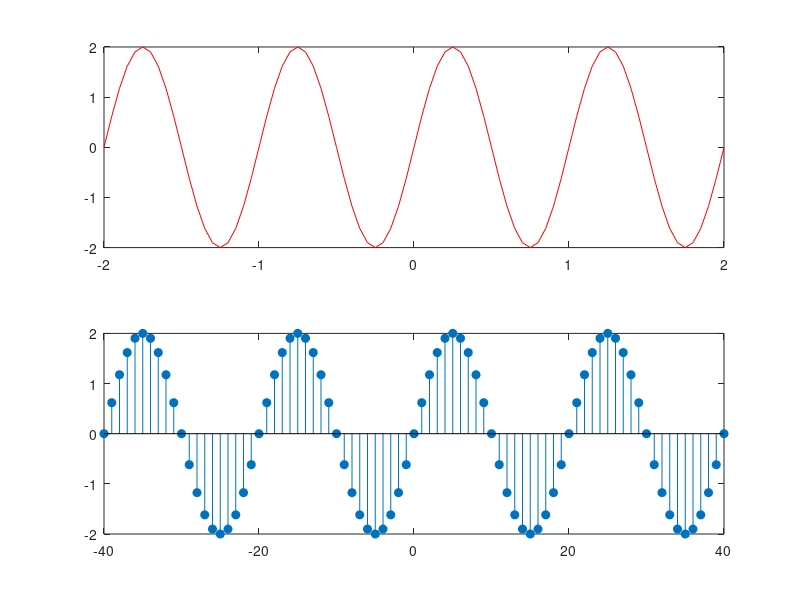

This chart was generated by the following MATLAB code:
%Script: sinais_continuos_discretos.m
close all;
clear all;
clc;

fs = 20 %Frequência de amostragem
Ts = 1/fs %Período de amostragem

f = 1; %Frequência do sinal x(t)

t = -2:Ts:2;

A = 2; %Amplitude de pico
omega = 2*pi*f; %Frequência angular contínua (rad/s)
x_t = A * sin(omega*t)

Omega = 2*pi*f/fs %Frequência angular discreta (rad/amostra)
n = t / Ts %Eixo das amostras
x_n = A * sin(Omega * n);

figure
subplot(2, 1, 1);
plot(t, x_t, 'r');
subplot(2, 1, 2);
stem(n, x_n, 'Filled');
